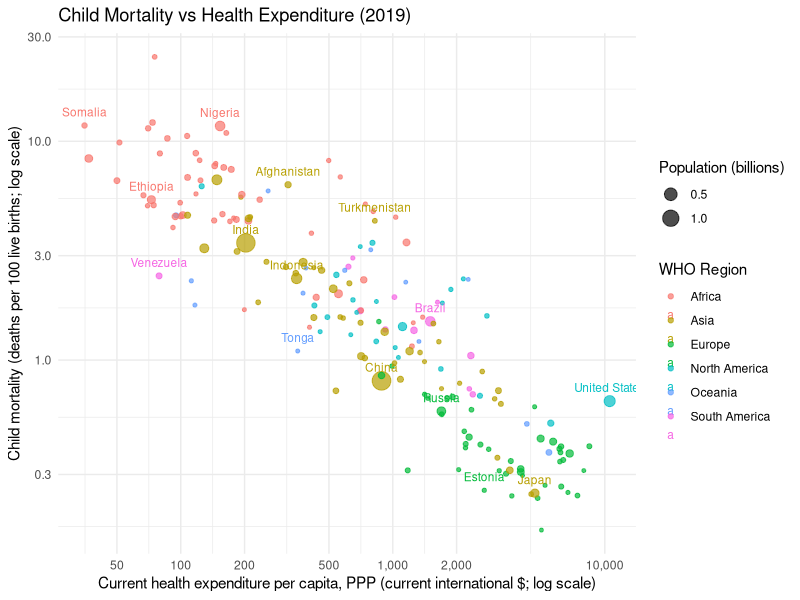
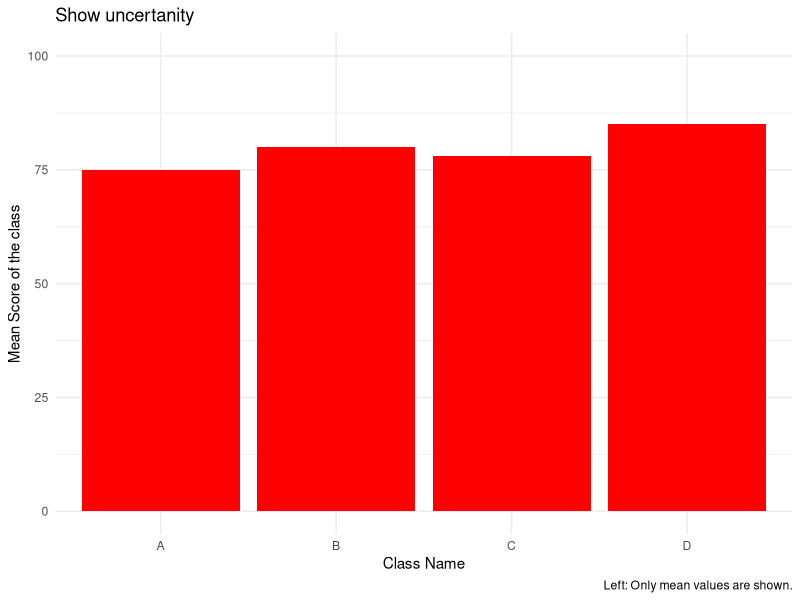
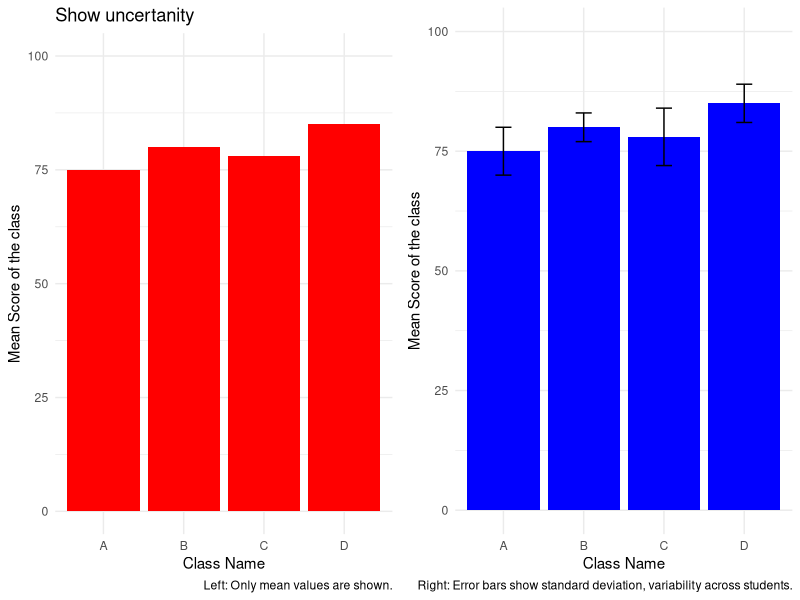
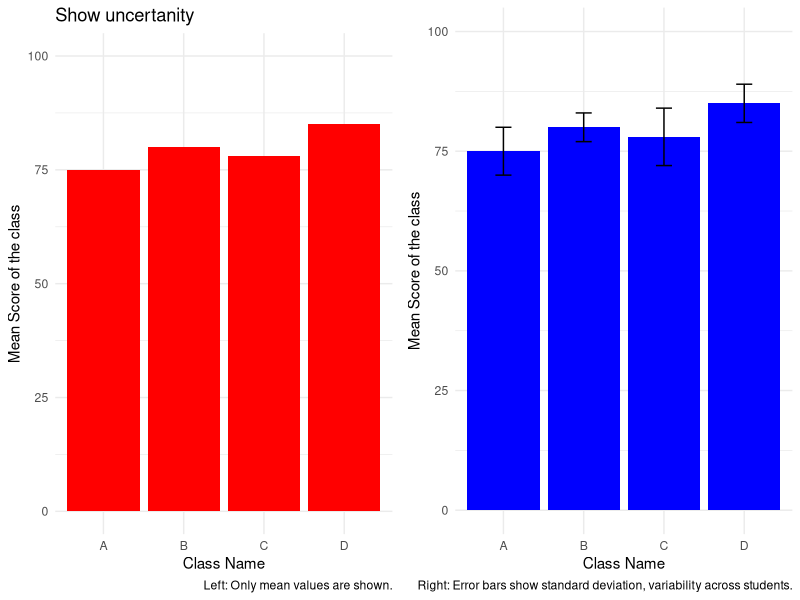

The R source for these figures, in order:
## ---- chunk 1
knitr::opts_chunk$set(echo = TRUE,
                      eval = TRUE,
                      error = FALSE,
                      message = FALSE,
                      warning = FALSE,
                      comment = NA)
## ---- chunk 2
# LOAD THE PACKAGES YOU ARE USING IN THIS CODE CHUNK
library(dplyr)
library(ggplot2)
#library(RColorBrewer)

## ---- chunk 3
# ------------------------------
# TASK 1 — Child Mortality vs Health Expenditure (2019)
# ------------------------------

# Load necessary libraries
library(tidyverse)

# Load the 2019 dataset
child_mort_data <- read_csv(
  "child-mortality-vs-health-expenditure Logarithmic scale/child-mortality-vs-health-expenditure 2019.csv"
)

# Preview the column names to identify the population column
colnames(child_mort_data)

# Suppose the population column is called "Population (historical)" — adjust if different
child_mort_data <- child_mort_data %>%
  mutate(Population_billions = `Population (historical)` / 1e9)

# Countries to label on the plot
highlight_countries <- c("China", "India", "United States", "Indonesia", "Nigeria",
                         "Brazil", "Russia", "Japan", "Ethiopia", "Afghanistan",
                         "Estonia", "Somalia", "Tonga", "Turkmenistan", "Venezuela")

# Plot: Bubble scatter plot with log scales
ggplot(child_mort_data, 
       aes(
         x = `Current health expenditure per capita, PPP (current international $)`,
         y = `Child mortality rate of children aged under five years, per 100 live births`,
         color = `World regions according to OWID`,
         size = Population_billions
       )) +
  geom_point(alpha = 0.7) +
  scale_x_log10(
    breaks = c(50, 100, 200, 500, 1000, 2000, 10000),
    labels = c("50", "100", "200", "500", "1,000", "2,000", "10,000")
  ) +
  scale_y_log10() +
  geom_text(
    data = child_mort_data %>% filter(Entity %in% highlight_countries),
    aes(label = Entity),
    vjust = -1,
    size = 3
  ) +
  labs(
    title = "Child Mortality vs Health Expenditure (2019)",
    x = "Current health expenditure per capita, PPP (current international $; log scale)",
    y = "Child mortality (deaths per 100 live births; log scale)",
    color = "WHO Region",
    size = "Population (billions)"
  ) +
  theme_minimal() +
  theme(legend.position = "right")

## ---- chunk 4
#
#In the book by Claus O. Wilke’s Fundamentals of Data Visualization, chapter 16, he stated how uncertanity should be shown and why.

# if the data is visualized without showing uncertainty we tend to interpret it as a precise representation of the true data value.
#
# Sample data of 4 classes with mean and SD
df <- data.frame(
  Class = factor(c("A", "B", "C", "D")),
  Mean_score = c(75, 80, 78, 85),
  SD = c(5, 3, 6, 4)
)


# The bad plot which show only mean:
p1 <- ggplot(df, aes(x = Class, y = Mean_score)) +
  geom_col(fill = "red") +
  ylim(0, 100) +
  ggtitle("Show uncertanity") +
  theme_minimal() +
  labs(y = "Mean Score of the class",
       x =  "Class Name",
    caption = "Left: Only mean values are shown.")
p1

# Good plot: mean scores with error bars
p2 <- ggplot(df, aes(x = Class, y = Mean_score)) +
  geom_col(fill = "blue") +
  geom_errorbar(aes(ymin = Mean_score - SD, ymax = Mean_score + SD), width = 0.2, color = "black") +
  ylim(0, 100) +
   theme_minimal() +
  labs(y = "Mean Score of the class",
       x =  "Class Name",
    caption = "Right: Error bars show standard deviation, variability across students.")

# Combine plots side by side
# In order to join the the two plots, Grid extra packages is needed.
#install.packages("gridExtra")
library(gridExtra)
 
grid.arrange(p1, p2, ncol = 2)

# PNG 
ggsave("show_variability_error_bars.png", grid.arrange(p1, p2, ncol = 2), width = 10, height = 5)

